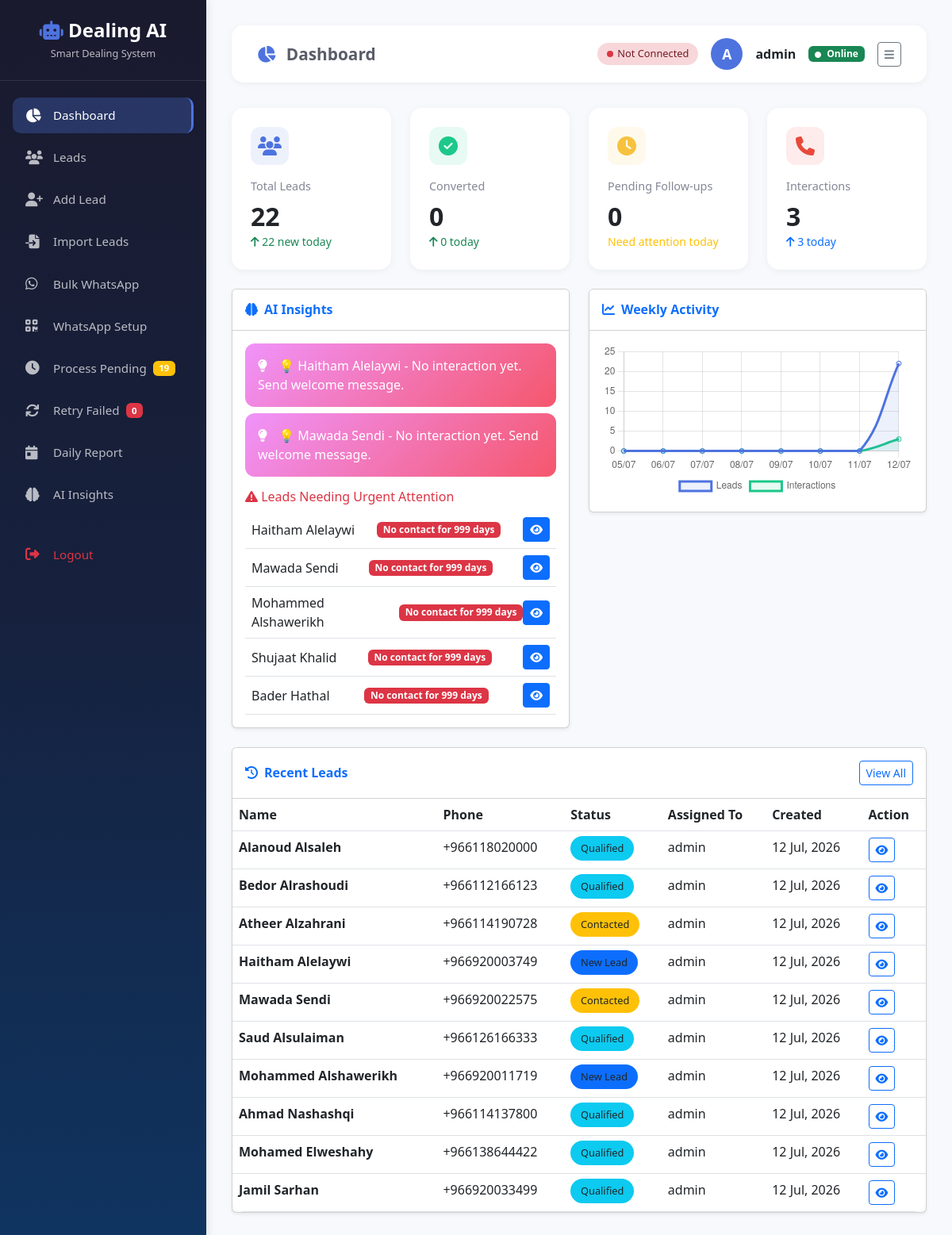
The app's page / (signed in) with its own data.
### core/models.py (models this page shows, shortened)
class Lead(models.Model):
    STATUS_CHOICES = [
        ('new', 'New Lead'),
        ('contacted', 'Contacted'),
        ('qualified', 'Qualified'),
        ('lost', 'Lost'),
        ('converted', 'Converted - Deal Done'),
    ]
    name = models.CharField(max_length=200)
    phone = models.CharField(max_length=20)
    email = models.EmailField(blank=True, null=True)
    company = models.CharField(max_length=200, blank=True)
    status = models.CharField(max_length=20, choices=STATUS_CHOICES, default='new')
    source = models.CharField(max_length=100, blank=True)  # Where did they come from?
    notes = models.TextField(blank=True)
    assigned_to = models.ForeignKey(User, on_delete=models.SET_NULL, null=True)
    created_at = models.DateTimeField(auto_now_add=True)
    updated_at = models.DateTimeField(auto_now=True)
    auto_message_sent = models.BooleanField(default=False)
    auto_message_date = models.DateTimeField(null=True, blank=True)
    ai_analysis = models.TextField(blank=True, null=True)
    ai_message = models.TextField(blank=True, null=True)
    whatsapp_status = models.CharField(
        max_length=20,
        choices=[
            ('pending', 'Pending'),
            ('sent', 'Sent'),
            ('failed', 'Failed'),
            ('delivered', 'Delivered'),
            ('read', 'Read')
        ],
        default='pending'
    )
    class Meta:
        ordering = ['-created_at']

### core/views.py (the view)
# urls.py: path('', views.dashboard, name='dashboard'),
@login_required
def dashboard(request):
    today = timezone.now().date()
    total_leads = Lead.objects.count()
    new_leads_today = Lead.objects.filter(created_at__date=today).count()
    converted_total = Lead.objects.filter(status='converted').count()
    converted_today = Lead.objects.filter(status='converted', updated_at__date=today).count()
    pending_followups = FollowUp.objects.filter(is_completed=False, reminder_date__date=today).count()
    total_interactions = Interaction.objects.count()
    interactions_today = Interaction.objects.filter(created_at__date=today).count()
    critical_leads = []
    for lead in Lead.objects.filter(status__in=['new', 'contacted']):
        last = lead.interactions.order_by('-created_at').first()
        if last:
            days = (timezone.now() - last.created_at).days
            if days >= 3:
                lead.days_inactive = days
                critical_leads.append(lead)
        else:
            lead.days_inactive = 999
            critical_leads.append(lead)
    critical_leads = critical_leads[:5]
    all_leads = Lead.objects.filter(status__in=['new', 'contacted'])[:3]
    ai_suggestions = []
    for lead in all_leads:
        if lead.interactions.count() == 0:
            ai_suggestions.append(f"💡 {lead.name} - No interaction yet. Send welcome message.")
        elif lead.interactions.last() and (timezone.now() - lead.interactions.last().created_at).days > 2:
            ai_suggestions.append(f"⏰ {lead.name} - Pending follow-up for {(timezone.now() - lead.interactions.last().created_at).days} days.")
    if not ai_suggestions:
        ai_suggestions = ["✅ All leads are being tracked properly!", "💡 Great job staying on top of your leads!"]
    recent_leads = Lead.objects.order_by('-created_at')[:10]
    chart_data = []
    for i in range(7, -1, -1):
        date = today - timedelta(days=i)
        chart_data.append({
            'date': date.strftime('%d/%m'),
            'leads': Lead.objects.filter(created_at__date=date).count(),
            'interactions': Interaction.objects.filter(created_at__date=date).count()
        })
    whatsapp_connected = check_whatsapp_session()
    context = {
        'total_leads': total_leads,
        'new_leads_today': new_leads_today,
        'converted_total': converted_total,
        'converted_today': converted_today,
        'pending_followups': pending_followups,
        'total_interactions': total_interactions,
        'interactions_today': interactions_today,
        'critical_leads': critical_leads,
        'ai_suggestions': ai_suggestions,
        'recent_leads': recent_leads,
        'chart_labels': json.dumps([d['date'] for d in chart_data]),
        'chart_leads': json.dumps([d['leads'] for d in chart_data]),
        'chart_interactions': json.dumps([d['interactions'] for d in chart_data]),
        'whatsapp_connected': whatsapp_connected,
    }
    return render(request, 'core/dashboard/index.html', context)

### core/templates/core/dashboard/index.html (shortened to what this page needs)
{% extends 'core/layouts/base.html' %}
{% block page_icon %}chart-pie{% endblock %}
{% block page_title %}Dashboard{% endblock %}
{% block content %}
<div class="row">
    <div class="col-xl-3 col-md-6 mb-4">
        <div class="stat-card">
            <div class="stat-icon" style="background: rgba(78, 115, 223, 0.1); color: #4e73df;">
                <i class="fas fa-users"></i>
            </div>
            <p class="stat-label">Total Leads</p>
            <h3 class="stat-number">{{ total_leads }}</h3>
            <small class="text-success">
                <i class="fas fa-arrow-up"></i> {{ new_leads_today }} new today
            </small>
        </div>
    </div>
    <div class="col-xl-3 col-md-6 mb-4">
        <div class="stat-card">
            <div class="stat-icon" style="background: rgba(28, 200, 138, 0.1); color: #1cc88a;">
                <i class="fas fa-check-circle"></i>
            </div>
            <p class="stat-label">Converted</p>
            <h3 class="stat-number">{{ converted_total }}</h3>
            <small class="text-success">
                <i class="fas fa-arrow-up"></i> {{ converted_today }} today
            </small>
        </div>
    </div>
    <div class="col-xl-3 col-md-6 mb-4">
        <div class="stat-card">
            <div class="stat-icon" style="background: rgba(246, 194, 62, 0.1); color: #f6c23e;">
                <i class="fas fa-clock"></i>
            </div>
            <p class="stat-label">Pending Follow-ups</p>
            <h3 class="stat-number">{{ pending_followups }}</h3>
            <small class="text-warning">Need attention today</small>
        </div>
    </div>
    <div class="col-xl-3 col-md-6 mb-4">
        <div class="stat-card">
            <div class="stat-icon" style="background: rgba(231, 74, 59, 0.1); color: #e74a3b;">
                <i class="fas fa-phone"></i>
            </div>
            <p class="stat-label">Interactions</p>
            <h3 class="stat-number">{{ total_interactions }}</h3>
            <small class="text-primary">
                <i class="fas fa-arrow-up"></i> {{ interactions_today }} today
            </small>
        </div>
    </div>
</div>
<div class="row">
    <div class="col-lg-6 mb-4">
        <div class="card shadow-sm">
            <div class="card-header bg-white py-3">
                <h6 class="m-0 fw-bold text-primary">
                    <i class="fas fa-brain me-2"></i>AI Insights
                </h6>
            </div>
            <div class="card-body">
                {% for suggestion in ai_suggestions %}
                    <div class="ai-suggestion">
                        <i class="fas fa-lightbulb"></i>
                        {{ suggestion }}
                    </div>
                {% empty %}
                    <div class="text-center text-muted py-3">
                        <i class="fas fa-check-circle text-success fa-2x mb-2"></i>
                        <p>All leads are on track! Great job! 🎉</p>
                    </div>
                {% endfor %}
                {% if critical_leads %}
                    <div class="mt-3">
                        <h6 class="text-danger">
                            <i class="fas fa-exclamation-triangle"></i> Leads Needing Urgent Attention
                        </h6>
                        {% for lead in critical_leads %}
                            <div class="d-flex justify-content-between align-items-center p-2 border-bottom">
                                <span>{{ lead.name }}</span>
                                <span class="badge bg-danger">No contact for {{ lead.days_inactive }} days</span>
                                <a href="{% url 'lead_detail' lead.id %}" class="btn btn-sm btn-primary">
                                    <i class="fas fa-eye"></i>
                                </a>
                            </div>
                        {% endfor %}
                    </div>
                {% endif %}
            </div>
        </div>
    </div>
    <div class="col-lg-6 mb-4">
        <div class="card shadow-sm">
            <div class="card-header bg-white py-3">
                <h6 class="m-0 fw-bold text-primary">
                    <i class="fas fa-chart-line me-2"></i>Weekly Activity
                </h6>
            </div>
            <div class="card-body">
                <canvas id="weeklyChart"></canvas>
            </div>
        </div>
    </div>
</div>
<div class="card shadow-sm">
    <div class="card-header bg-white py-3 d-flex justify-content-between align-items-center">
        <h6 class="m-0 fw-bold text-primary">
            <i class="fas fa-history me-2"></i>Recent Leads
        </h6>
        <a href="{% url 'lead_list' %}" class="btn btn-sm btn-outline-primary">View All</a>
    </div>
    <div class="card-body p-0">
        <div class="table-responsive">
            <table class="table table-custom mb-0">
                <thead>
                    <tr>
                        <th>Name</th>
                        <th>Phone</th>
                        <th>Status</th>
                        <th>Assigned To</th>
                        <th>Created</th>
                        <th>Action</th>
                    </tr>
                </thead>
                <tbody>
                    {% for lead in recent_leads %}
                    <tr>
                        <td><strong>{{ lead.name }}</strong></td>
                        <td>{{ lead.phone }}</td>
                        <td>
                            <span class="badge-status
                                {% if lead.status == 'new' %}bg-primary
                                {% elif lead.status == 'contacted' %}bg-warning
                                {% elif lead.status == 'qualified' %}bg-info
                                {% elif lead.status == 'converted' %}bg-success
                                {% else %}bg-secondary{% endif %}">
                                {{ lead.get_status_display }}
                            </span>
                        </td>
                        <td>{{ lead.assigned_to.username|default:"Unassigned" }}</td>
                        <td>{{ lead.created_at|date:"d M, Y" }}</td>
                        <td>
                            <a href="{% url 'lead_detail' lead.id %}" class="btn btn-sm btn-outline-primary">
                                <i class="fas fa-eye"></i>
                            </a>
                        </td>
                    </tr>
                    {% endfor %}
                </tbody>
            </table>
        </div>
    </div>
</div>
<script>
    // Chart
    const ctx = document.getElementById('weeklyChart').getContext('2d');
    new Chart(ctx, {
        type: 'line',
        data: {
            labels: {{ chart_labels|safe }},
            datasets: [{
                label: 'Leads',
                data: {{ chart_leads|safe }},
                borderColor: '#4e73df',
                backgroundColor: 'rgba(78, 115, 223, 0.1)',
                fill: true,
                tension: 0.4
            }, {
                label: 'Interactions',
                data: {{ chart_interactions|safe }},
                borderColor: '#1cc88a',
                backgroundColor: 'rgba(28, 200, 138, 0.1)',
                fill: true,
                tension: 0.4
            }]
        },
        options: {
            responsive: true,
            plugins: {
                legend: {
                    position: 'bottom'
                }
            }
        }
    });
</script>
{% endblock %}

### core/templates/core/layouts/base.html (shortened to what this page needs)
<!DOCTYPE html>
<html lang="en">
<head>
    <link href="https://cdn.jsdelivr.net/npm/bootstrap@5.3.0/dist/css/bootstrap.min.css" rel="stylesheet">
    <link rel="stylesheet" href="https://cdnjs.cloudflare.com/ajax/libs/font-awesome/6.4.0/css/all.min.css">
</head>
<body>
<nav class="sidebar" id="sidebar">
    <div class="sidebar-brand">
        <h3><i class="fas fa-robot"></i> Dealing AI</h3>
        <small>Smart Dealing System</small>
    </div>
    <ul class="sidebar-nav">
        <li class="nav-item">
            <a href="{% url 'dashboard' %}" class="nav-link {% if request.resolver_match.url_name == 'dashboard' %}active{% endif %}">
                <i class="fas fa-chart-pie"></i> Dashboard
            </a>
        </li>
        <li class="nav-item">
            <a href="{% url 'lead_list' %}" class="nav-link {% if 'lead' in request.resolver_match.url_name and request.resolver_match.url_name != 'add_lead' %}active{% endif %}">
                <i class="fas fa-users"></i> Leads
            </a>
        </li>
        <li class="nav-item">
            <a href="{% url 'add_lead' %}" class="nav-link {% if request.resolver_match.url_name == 'add_lead' %}active{% endif %}">
                <i class="fas fa-user-plus"></i> Add Lead
            </a>
        </li>
        <li class="nav-item">
            <a href="{% url 'import_leads' %}" class="nav-link {% if request.resolver_match.url_name == 'import_leads' %}active{% endif %}">
                <i class="fas fa-file-import"></i> Import Leads
            </a>
        </li>
        <li class="nav-item">
            <a href="{% url 'ai_bulk_messaging_free' %}" class="nav-link {% if request.resolver_match.url_name == 'ai_bulk_messaging_free' %}active{% endif %}">
                <i class="fab fa-whatsapp"></i> Bulk WhatsApp
            </a>
        </li>
        <li class="nav-item">
            <a href="{% url 'whatsapp_setup' %}" class="nav-link {% if request.resolver_match.url_name == 'whatsapp_setup' %}active{% endif %}">
                <i class="fas fa-qrcode"></i> WhatsApp Setup
            </a>
        </li>
        <li class="nav-item">
            <a href="{% url 'process_all_pending' %}" class="nav-link">
                <i class="fas fa-clock"></i> Process Pending
                <span class="badge bg-warning ms-2" id="pendingBadge">0</span>
            </a>
        </li>
        <li class="nav-item">
            <a href="{% url 'retry_failed_messages' %}" class="nav-link">
                <i class="fas fa-refresh"></i> Retry Failed
                <span class="badge bg-danger ms-2" id="failedBadge">0</span>
            </a>
        </li>
        <li class="nav-item">
            <a href="{% url 'daily_report' %}" class="nav-link {% if 'report' in request.resolver_match.url_name %}active{% endif %}">
                <i class="fas fa-calendar-day"></i> Daily Report
            </a>
        </li>
        <li class="nav-item">
            <a href="{% url 'ai_insights' %}" class="nav-link {% if request.resolver_match.url_name == 'ai_insights' %}active{% endif %}">
                <i class="fas fa-brain"></i> AI Insights
            </a>
        </li>
        <li class="nav-item mt-4">
            <a href="{% url 'logout' %}" class="nav-link text-danger">
                <i class="fas fa-sign-out-alt"></i> Logout
            </a>
        </li>
    </ul>
</nav>
<div class="main-content">
    <div class="top-navbar">
        <h5 class="page-title">
            <i class="fas fa-{% block page_icon %}home{% endblock %} me-2"></i>
            {% block page_title %}Dashboard{% endblock %}
        </h5>
        <div class="user-info">
            <span class="whatsapp-status {% if whatsapp_connected %}connected{% else %}disconnected{% endif %}" id="whatsappStatus">
                <span class="dot"></span>
                <span id="whatsappStatusText">{% if whatsapp_connected %}Connected{% else %}Not Connected{% endif %}</span>
            </span>
            <div class="user-avatar">
                {{ user.username|slice:":1"|upper }}
            </div>
            <span class="fw-bold">{{ user.username }}</span>
            <span class="badge bg-success">
                <i class="fas fa-circle me-1" style="font-size: 0.5rem;"></i>
                Online
            </span>
            <button class="btn btn-outline-secondary btn-sm" id="sidebarToggle">
                <i class="fas fa-bars"></i>
            </button>
        </div>
    </div>
    {% block content %}{% endblock %}
</div>
</body>
</html>

### records on screen
Lead: name "Haitham Alelaywi", days_inactive "999", phone "+966920003749", status "New Lead", assigned_to.username "admin", created_at "12 Jul, 2026"
Lead: name "Mawada Sendi", days_inactive "999", phone "+966920022575", status "Contacted", assigned_to.username "admin", created_at "12 Jul, 2026"
Lead: name "Mohammed Alshawerikh", days_inactive "999", phone "+966920011719", status "New Lead", assigned_to.username "admin", created_at "12 Jul, 2026"
Lead: name "Shujaat Khalid", days_inactive "999"
Lead: name "Bader Hathal", days_inactive "999"
Lead: name "Alanoud Alsaleh", phone "+966118020000", status "Qualified", assigned_to.username "admin", created_at "12 Jul, 2026"
Lead: name "Bedor Alrashoudi", phone "+966112166123", status "Qualified", assigned_to.username "admin", created_at "12 Jul, 2026"
Lead: name "Atheer Alzahrani", phone "+966114190728", status "Contacted", assigned_to.username "admin", created_at "12 Jul, 2026"
Lead: name "Saud Alsulaiman", phone "+966126166333", status "Qualified", assigned_to.username "admin", created_at "12 Jul, 2026"
Lead: name "Ahmad Nashashqi", phone "+966114137800", status "Qualified", assigned_to.username "admin", created_at "12 Jul, 2026"
Lead: name "Mohamed Elweshahy", phone "+966138644422", status "Qualified", assigned_to.username "admin", created_at "12 Jul, 2026"
Lead: name "Jamil Sarhan", phone "+966920033499", status "Qualified", assigned_to.username "admin", created_at "12 Jul, 2026"

### other values on screen
{{ user.username|slice:":1"|upper }} "A"
{{ user.username }} "admin"
{{ total_leads }} "22"
{{ new_leads_today }} "22"
{{ converted_total }} "0"
{{ converted_today }} "0"
{{ pending_followups }} "0"
{{ total_interactions }} "3"
{{ interactions_today }} "3"
{{ suggestion }} "💡 Haitham Alelaywi - No interaction yet. Send welcome message." "💡 Mawada Sendi - No interaction yet. Send welcome message."
chart data {{ chart_labels|safe }} ["05/07", "06/07", "07/07", "08/07", "09/07", "10/07", "11/07", "12/07"]
chart data {{ chart_leads|safe }} [0, 0, 0, 0, 0, 0, 0, 22]
chart data {{ chart_interactions|safe }} [0, 0, 0, 0, 0, 0, 0, 3]
